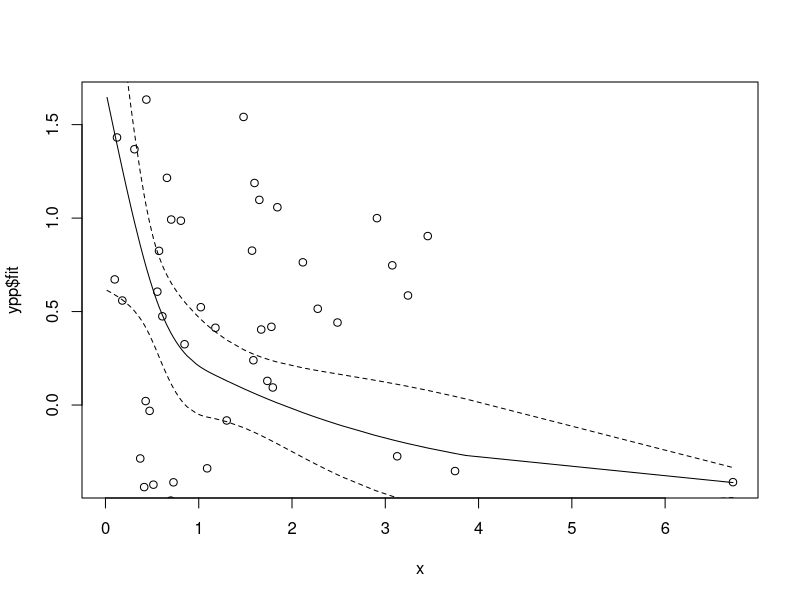

Generate this figure with R:
library(splines)
library(glmmTMB)

set.seed(1001)
n <- 100
a <- 1
b <- 1
c <- 1
d <- 2
x <- sort(rexp(n))
v <- a + b/x
m <- c/(1+d*x^2)

y <- rnorm(n, mean=m, sd=sqrt(v))

gtfit <- glmmTMB(y~ns(x, 3)
	, dispformula = ~ns(x, 3)
)
summary(gtfit)

ypp <- predict(gtfit, se.fit=TRUE)

plot(x, ypp$fit, type="l")
lines(x, ypp$fit-ypp$se.fit, lty=2)
lines(x, ypp$fit+ypp$se.fit, lty=2)
points(x, y)
